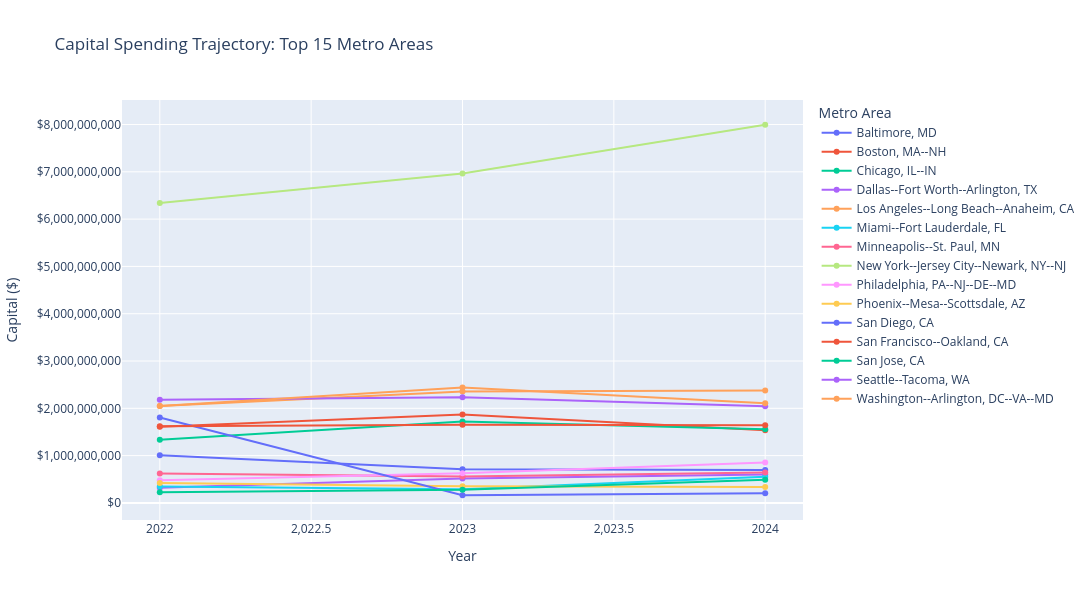

Source (notebook cell):
### Markdown cell above
## 2. Metro Area Time Series

### Code cell
# Top 15 metro areas by total capital
metro_yearly = df.groupby(['uza_name','report_year'])['total'].sum().reset_index()
metro_totals = metro_yearly.groupby('uza_name')['total'].sum().sort_values(ascending=False).head(15)
top_metros = metro_totals.index.tolist()

fig = px.line(
    metro_yearly[metro_yearly['uza_name'].isin(top_metros)],
    x='report_year', y='total', color='uza_name',
    title='Capital Spending Trajectory: Top 15 Metro Areas',
    labels={'total': 'Capital ($)', 'report_year': 'Year', 'uza_name': 'Metro Area'},
    markers=True
)
fig.update_layout(
    width=1100, height=600,
    yaxis_tickformat='$,.0f',
    hovermode='x unified'
)
fig.write_image('../figures/03_metro_timeseries.png', scale=2)
fig.show()
print('Figure saved: ../figures/03_metro_timeseries.png')

### Figure 1 — Plotly figure (JSON) as saved in the notebook; plotly's stock layout.template omitted (floating-point values rounded to 4 significant figures)
{"data": [{"hovertemplate": "Metro Area=Baltimore, MD<br>Year=%{x}<br>Capital ($)=%{y}<extra></extra>", "legendgroup": "Baltimore, MD", "line": {"color": "#636efa", "dash": "solid"}, "marker": {"symbol": "circle"}, "mode": "lines+markers", "name": "Baltimore, MD", "orientation": "v", "showlegend": true, "type": "scatter", "x": [2022, 2023, 2024], "xaxis": "x", "y": [1008716376, 713791071, 696328384], "yaxis": "y"}, {"hovertemplate": "Metro Area=Boston, MA--NH<br>Year=%{x}<br>Capital ($)=%{y}<extra></extra>", "legendgroup": "Boston, MA--NH", "line": {"color": "#EF553B", "dash": "solid"}, "marker": {"symbol": "circle"}, "mode": "lines+markers", "name": "Boston, MA--NH", "orientation": "v", "showlegend": true, "type": "scatter", "x": [2022, 2023, 2024], "xaxis": "x", "y": [1611663908, 1868874715, 1536744532], "yaxis": "y"}, {"hovertemplate": "Metro Area=Chicago, IL--IN<br>Year=%{x}<br>Capital ($)=%{y}<extra></extra>", "legendgroup": "Chicago, IL--IN", "line": {"color": "#00cc96", "dash": "solid"}, "marker": {"symbol": "circle"}, "mode": "lines+markers", "name": "Chicago, IL--IN", "orientation": "v", "showlegend": true, "type": "scatter", "x": [2022, 2023, 2024], "xaxis": "x", "y": [1333749566, 1719164349, 1557816360], "yaxis": "y"}, {"hovertemplate": "Metro Area=Dallas--Fort Worth--Arlington, TX<br>Year=%{x}<br>Capital ($)=%{y}<extra></extra>", "legendgroup": "Dallas--Fort Worth--Arlington, TX", "line": {"color": "#ab63fa", "dash": "solid"}, "marker": {"symbol": "circle"}, "mode": "lines+markers", "name": "Dallas--Fort Worth--Arlington, TX", "orientation": "v", "showlegend": true, "type": "scatter", "x": [2022, 2023, 2024], "xaxis": "x", "y": [321545331, 515175348, 598351355], "yaxis": "y"}, {"hovertemplate": "Metro Area=Los Angeles--Long Beach--Anaheim, CA<br>Year=%{x}<br>Capital ($)=%{y}<extra></extra>", "legendgroup": "Los Angeles--Long Beach--Anaheim, CA", "line": {"color": "#FFA15A", "dash": "solid"}, "marker": {"symbol": "circle"}, "mode": "lines+markers", "name": "Los Angeles--Long Beach--Anaheim, CA", "orientation": "v", "showlegend": true, "type": "scatter", "x": [2022, 2023, 2024], "xaxis": "x", "y": [2050260744, 2355853368, 2376941493], "yaxis": "y"}, {"hovertemplate": "Metro Area=Miami--Fort Lauderdale, FL<br>Year=%{x}<br>Capital ($)=%{y}<extra></extra>", "legendgroup": "Miami--Fort Lauderdale, FL", "line": {"color": "#19d3f3", "dash": "solid"}, "marker": {"symbol": "circle"}, "mode": "lines+markers", "name": "Miami--Fort Lauderdale, FL", "orientation": "v", "showlegend": true, "type": "scatter", "x": [2022, 2023, 2024], "xaxis": "x", "y": [347280943, 289997512, 555477098], "yaxis": "y"}, {"hovertemplate": "Metro Area=Minneapolis--St. Paul, MN<br>Year=%{x}<br>Capital ($)=%{y}<extra></extra>", "legendgroup": "Minneapolis--St. Paul, MN", "line": {"color": "#FF6692", "dash": "solid"}, "marker": {"symbol": "circle"}, "mode": "lines+markers", "name": "Minneapolis--St. Paul, MN", "orientation": "v", "showlegend": true, "type": "scatter", "x": [2022, 2023, 2024], "xaxis": "x", "y": [623338401, 560988972, 641833395], "yaxis": "y"}, {"hovertemplate": "Metro Area=New York--Jersey City--Newark, NY--NJ<br>Year=%{x}<br>Capital ($)=%{y}<extra></extra>", "legendgroup": "New York--Jersey City--Newark, NY--NJ", "line": {"color": "#B6E880", "dash": "solid"}, "marker": {"symbol": "circle"}, "mode": "lines+markers", "name": "New York--Jersey City--Newark, NY--NJ", "orientation": "v", "showlegend": true, "type": "scatter", "x": [2022, 2023, 2024], "xaxis": "x", "y": [6339182931, 6964650910, 7995134355], "yaxis": "y"}, {"hovertemplate": "Metro Area=Philadelphia, PA--NJ--DE--MD<br>Year=%{x}<br>Capital ($)=%{y}<extra></extra>", "legendgroup": "Philadelphia, PA--NJ--DE--MD", "line": {"color": "#FF97FF", "dash": "solid"}, "marker": {"symbol": "circle"}, "mode": "lines+markers", "name": "Philadelphia, PA--NJ--DE--MD", "orientation": "v", "showlegend": true, "type": "scatter", "x": [2022, 2023, 2024], "xaxis": "x", "y": [481574456, 627411192, 853385566], "yaxis": "y"}, {"hovertemplate": "Metro Area=Phoenix--Mesa--Scottsdale, AZ<br>Year=%{x}<br>Capital ($)=%{y}<extra></extra>", "legendgroup": "Phoenix--Mesa--Scottsdale, AZ", "line": {"color": "#FECB52", "dash": "solid"}, "marker": {"symbol": "circle"}, "mode": "lines+markers", "name": "Phoenix--Mesa--Scottsdale, AZ", "orientation": "v", "showlegend": true, "type": "scatter", "x": [2022, 2023, 2024], "xaxis": "x", "y": [419280829, 353722128, 334566693], "yaxis": "y"}, {"hovertemplate": "Metro Area=San Diego, CA<br>Year=%{x}<br>Capital ($)=%{y}<extra></extra>", "legendgroup": "San Diego, CA", "line": {"color": "#636efa", "dash": "solid"}, "marker": {"symbol": "circle"}, "mode": "lines+markers", "name": "San Diego, CA", "orientation": "v", "showlegend": true, "type": "scatter", "x": [2022, 2023, 2024], "xaxis": "x", "y": [1807560097, 162221292, 204432764], "yaxis": "y"}, {"hovertemplate": "Metro Area=San Francisco--Oakland, CA<br>Year=%{x}<br>Capital ($)=%{y}<extra></extra>", "legendgroup": "San Francisco--Oakland, CA", "line": {"color": "#EF553B", "dash": "solid"}, "marker": {"symbol": "circle"}, "mode": "lines+markers", "name": "San Francisco--Oakland, CA", "orientation": "v", "showlegend": true, "type": "scatter", "x": [2022, 2023, 2024], "xaxis": "x", "y": [1619906593, 1651824909, 1643462512], "yaxis": "y"}, {"hovertemplate": "Metro Area=San Jose, CA<br>Year=%{x}<br>Capital ($)=%{y}<extra></extra>", "legendgroup": "San Jose, CA", "line": {"color": "#00cc96", "dash": "solid"}, "marker": {"symbol": "circle"}, "mode": "lines+markers", "name": "San Jose, CA", "orientation": "v", "showlegend": true, "type": "scatter", "x": [2022, 2023, 2024], "xaxis": "x", "y": [224848940, 279469613, 489500042], "yaxis": "y"}, {"hovertemplate": "Metro Area=Seattle--Tacoma, WA<br>Year=%{x}<br>Capital ($)=%{y}<extra></extra>", "legendgroup": "Seattle--Tacoma, WA", "line": {"color": "#ab63fa", "dash": "solid"}, "marker": {"symbol": "circle"}, "mode": "lines+markers", "name": "Seattle--Tacoma, WA", "orientation": "v", "showlegend": true, "type": "scatter", "x": [2022, 2023, 2024], "xaxis": "x", "y": [2181787705, 2236652388, 2044437926], "yaxis": "y"}, {"hovertemplate": "Metro Area=Washington--Arlington, DC--VA--MD<br>Year=%{x}<br>Capital ($)=%{y}<extra></extra>", "legendgroup": "Washington--Arlington, DC--VA--MD", "line": {"color": "#FFA15A", "dash": "solid"}, "marker": {"symbol": "circle"}, "mode": "lines+markers", "name": "Washington--Arlington, DC--VA--MD", "orientation": "v", "showlegend": true, "type": "scatter", "x": [2022, 2023, 2024], "xaxis": "x", "y": [2049518921, 2439735115, 2104960454], "yaxis": "y"}], "layout": {"height": 600, "hovermode": "x unified", "legend": {"title": {"text": "Metro Area"}, "tracegroupgap": 0}, "title": {"text": "Capital Spending Trajectory: Top 15 Metro Areas"}, "width": 1100, "xaxis": {"anchor": "y", "domain": [0.0, 1.0], "title": {"text": "Year"}}, "yaxis": {"anchor": "x", "domain": [0.0, 1.0], "tickformat": "$,.0f", "title": {"text": "Capital ($)"}}}}
